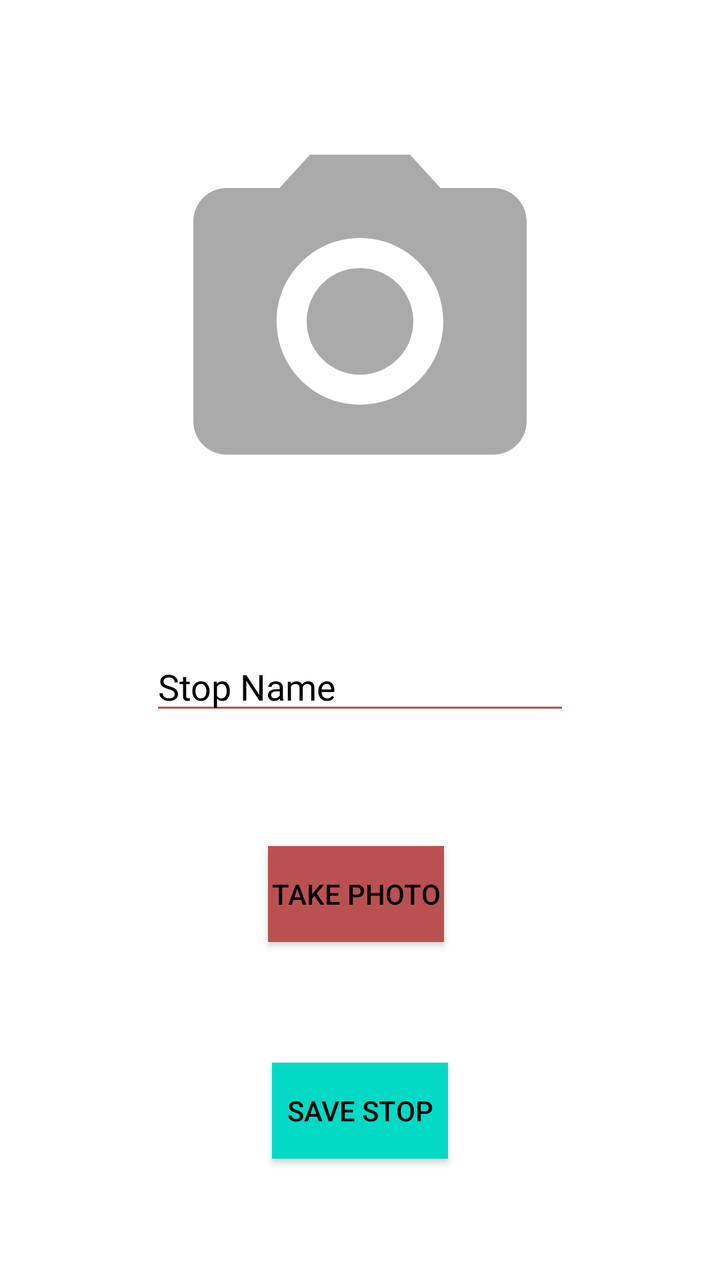
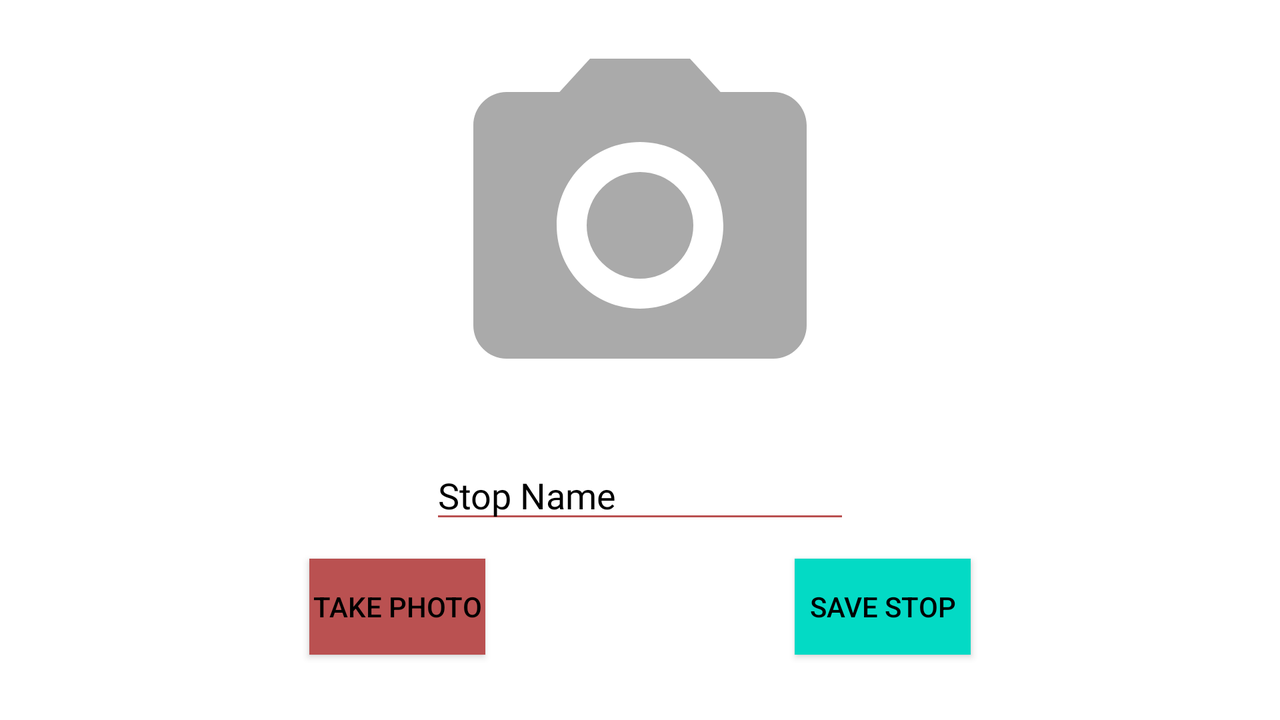

First picture: res/layout/ on a phone held upright. Second picture: the repository's own variant of that layout, on a device whose configuration matches the variant's folder. Source for both follows.
<!-- AndroidManifest.xml: application theme Theme.AppCompat.NoActionBar -->
<!-- res/layout/activity_edit_stop.xml -->
<?xml version="1.0" encoding="utf-8"?>
<androidx.constraintlayout.widget.ConstraintLayout xmlns:android="http://schemas.android.com/apk/res/android"
    xmlns:app="http://schemas.android.com/apk/res-auto"
    xmlns:tools="http://schemas.android.com/tools"
    android:layout_width="match_parent"
    android:layout_height="match_parent"
    android:background="@color/white"
    tools:context=".EditStopActivity">

    <Button
        android:id="@+id/saveStopButton"
        android:layout_width="wrap_content"
        android:layout_height="wrap_content"
        android:background="@color/colorAccent"
        android:onClick="onClick"
        android:text="@string/save_stop"
        android:textColor="@color/black"
        app:layout_constraintBottom_toBottomOf="parent"
        app:layout_constraintEnd_toEndOf="parent"
        app:layout_constraintStart_toStartOf="parent"
        app:layout_constraintTop_toBottomOf="@+id/takePictureButton" />

    <Button
        android:id="@+id/takePictureButton"
        android:layout_width="wrap_content"
        android:layout_height="wrap_content"
        android:background="@color/red"
        android:onClick="onClick"
        android:text="@string/take_picture"
        android:textColor="@color/black"
        android:textColorLink="#FFFFFF"
        app:layout_constraintBottom_toTopOf="@+id/saveStopButton"
        app:layout_constraintEnd_toEndOf="parent"
        app:layout_constraintHorizontal_bias="0.493"
        app:layout_constraintStart_toStartOf="parent"
        app:layout_constraintTop_toBottomOf="@+id/stop_name" />

    <ImageView
        android:id="@+id/imageView3"
        android:layout_width="200dp"
        android:layout_height="200dp"
        app:layout_constraintBottom_toTopOf="@+id/stop_name"
        app:layout_constraintEnd_toEndOf="parent"
        app:layout_constraintStart_toStartOf="parent"
        app:layout_constraintTop_toTopOf="parent"
        app:srcCompat="@drawable/ic_camera" />

    <EditText
        android:id="@+id/stop_name"
        style="@style/Widget.AppCompat.AutoCompleteTextView"
        android:layout_width="wrap_content"
        android:layout_height="wrap_content"
        android:backgroundTint="@color/red"
        android:ems="10"
        android:fontFamily="@font/cousine_bold"
        android:hint="@string/edit_stop_name"
        android:inputType="textPersonName"
        android:textColor="@color/black"
        android:textColorHint="@color/grey"
        app:layout_constraintBottom_toTopOf="@+id/takePictureButton"
        app:layout_constraintEnd_toEndOf="parent"
        app:layout_constraintStart_toStartOf="parent"
        app:layout_constraintTop_toBottomOf="@+id/imageView3" />

</androidx.constraintlayout.widget.ConstraintLayout>
<!-- resources referenced by this layout -->
<resources>
  <color name="black">#000000</color>
  <color name="colorAccent">#03DAC5</color>
  <color name="red">#BA5151</color>
  <color name="white">#FFFFFF</color>
  <!-- drawable ic_camera (drawable) -->
  <vector xmlns:android="http://schemas.android.com/apk/res/android"
      android:width="24dp"
      android:height="24dp"
      android:viewportWidth="24"
      android:viewportHeight="24">
  
    <path
        android:fillColor="@android:color/darker_gray"
        android:pathData="M12,12m-3.2,0a3.2,3.2 0,1 1,6.4 0a3.2,3.2 0,1 1,-6.4 0"/>
    <path
        android:fillColor="@android:color/darker_gray"
        android:pathData="M9,2L7.17,4L4,4c-1.1,0 -2,0.9 -2,2v12c0,1.1 0.9,2 2,2h16c1.1,0 2,-0.9 2,-2L22,6c0,-1.1 -0.9,-2 -2,-2h-3.17L15,2L9,2zM12,17c-2.76,0 -5,-2.24 -5,-5s2.24,-5 5,-5 5,2.24 5,5 -2.24,5 -5,5z"/>
  </vector>
  <string name="edit_stop_name">Stop Name</string>
  <string name="save_stop">Save Stop</string>
  <string name="take_picture">Take Photo</string>
</resources>
<!-- res/layout-land/activity_edit_stop.xml (the repository's variant of the layout above) -->
<!-- drawn on the phone turned sideways -->
<?xml version="1.0" encoding="utf-8"?>
<androidx.constraintlayout.widget.ConstraintLayout xmlns:android="http://schemas.android.com/apk/res/android"
    xmlns:app="http://schemas.android.com/apk/res-auto"
    xmlns:tools="http://schemas.android.com/tools"
    android:layout_width="match_parent"
    android:layout_height="match_parent"
    android:background="@color/white"
    tools:context=".EditStopActivity">

    <Button
        android:id="@+id/saveStopButton"
        android:layout_width="wrap_content"
        android:layout_height="wrap_content"
        android:layout_marginBottom="20dp"
        android:background="@color/colorAccent"
        android:onClick="onClick"
        android:text="@string/save_stop"
        android:textColor="@color/black"
        app:layout_constraintBottom_toBottomOf="parent"
        app:layout_constraintEnd_toEndOf="parent"
        app:layout_constraintStart_toEndOf="@+id/takePictureButton"
        app:layout_constraintTop_toBottomOf="@+id/stop_name" />

    <Button
        android:id="@+id/takePictureButton"
        android:layout_width="wrap_content"
        android:layout_height="wrap_content"
        android:layout_marginBottom="20dp"
        android:background="@color/red"
        android:onClick="onClick"
        android:text="@string/take_picture"
        android:textColor="@color/black"
        android:textColorLink="#FFFFFF"
        app:layout_constraintBottom_toBottomOf="parent"
        app:layout_constraintEnd_toStartOf="@+id/saveStopButton"
        app:layout_constraintStart_toStartOf="parent"
        app:layout_constraintTop_toBottomOf="@+id/stop_name" />

    <ImageView
        android:id="@+id/imageView3"
        android:layout_width="200dp"
        android:layout_height="200dp"
        app:layout_constraintBottom_toTopOf="@+id/stop_name"
        app:layout_constraintEnd_toEndOf="parent"
        app:layout_constraintStart_toStartOf="parent"
        app:layout_constraintTop_toTopOf="parent"
        app:srcCompat="@drawable/ic_camera" />

    <EditText
        android:id="@+id/stop_name"
        style="@style/Widget.AppCompat.AutoCompleteTextView"
        android:layout_width="wrap_content"
        android:layout_height="wrap_content"
        android:backgroundTint="@color/red"
        android:ems="10"
        android:fontFamily="@font/cousine_bold"
        android:hint="@string/edit_stop_name"
        android:inputType="textPersonName"
        android:textColor="@color/black"
        android:textColorHint="@color/grey"
        app:layout_constraintBottom_toTopOf="@+id/takePictureButton"
        app:layout_constraintEnd_toEndOf="parent"
        app:layout_constraintStart_toStartOf="parent"
        app:layout_constraintTop_toBottomOf="@+id/imageView3" />

</androidx.constraintlayout.widget.ConstraintLayout>
